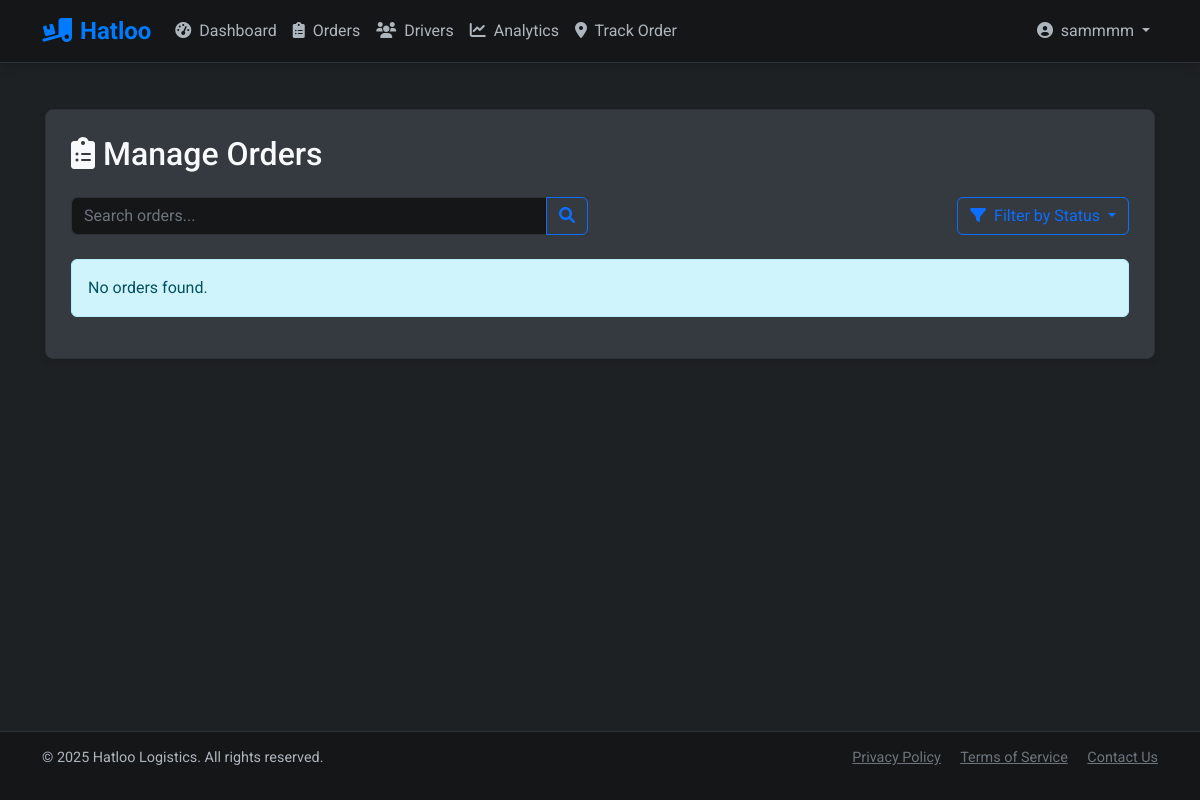
Before: /admin/orders (signed in) with the older database file.
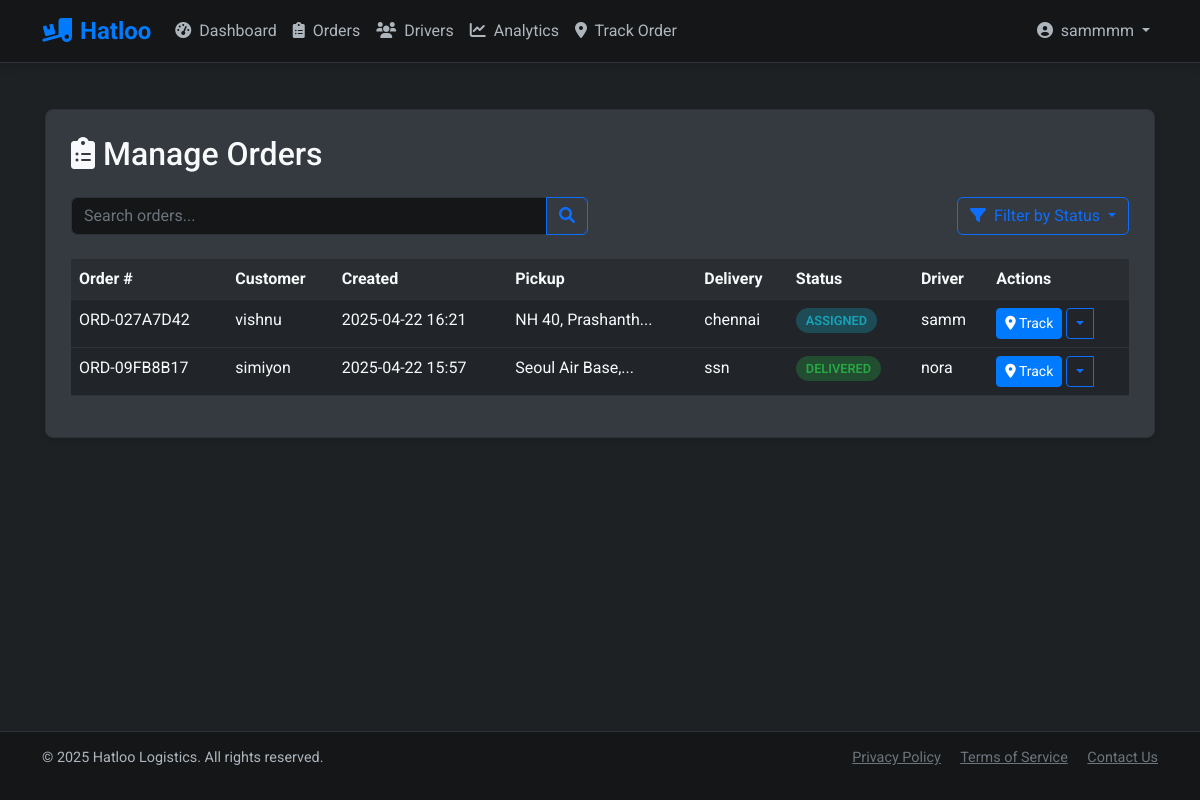
After: the same page with the newer database file.
### models.py (models this page shows, shortened)
class User(UserMixin, db.Model):
    id = db.Column(db.Integer, primary_key=True)
    username = db.Column(db.String(64), unique=True, nullable=False)
    email = db.Column(db.String(120), unique=True, nullable=False)
    password_hash = db.Column(db.String(256), nullable=False)
    role = db.Column(db.String(20), nullable=False, default=ROLE_CUSTOMER)
    created_at = db.Column(db.DateTime, default=datetime.utcnow)
    orders = db.relationship('Order', backref='customer', lazy='dynamic',
                            foreign_keys='Order.customer_id')
    def is_admin(self):
        return self.role == ROLE_ADMIN

class Order(db.Model):
    id = db.Column(db.Integer, primary_key=True)
    customer_id = db.Column(db.Integer, db.ForeignKey('user.id'), nullable=False)
    driver_id = db.Column(db.Integer, db.ForeignKey('driver.id'), nullable=True)
    order_number = db.Column(db.String(20), unique=True, nullable=False)
    pickup_address = db.Column(db.String(255), nullable=False)
    pickup_lat = db.Column(db.Float, nullable=False)
    pickup_lng = db.Column(db.Float, nullable=False)
    delivery_address = db.Column(db.String(255), nullable=False)
    delivery_lat = db.Column(db.Float, nullable=False)
    delivery_lng = db.Column(db.Float, nullable=False)
    package_weight = db.Column(db.Float, nullable=False)
    package_description = db.Column(db.Text, nullable=True)
    status = db.Column(db.String(20), default=STATUS_PENDING)
    created_at = db.Column(db.DateTime, default=datetime.utcnow)
    scheduled_pickup = db.Column(db.DateTime, nullable=True)
    scheduled_delivery = db.Column(db.DateTime, nullable=True)
    actual_pickup = db.Column(db.DateTime, nullable=True)
    actual_delivery = db.Column(db.DateTime, nullable=True)
    statuses = db.relationship('DeliveryStatus', backref='order', lazy='dynamic')
    route = db.relationship('Route', backref='order', uselist=False)

### routes/admin.py (the view)
    def decorated_function(*args, **kwargs):
        if not current_user.is_authenticated or not current_user.is_admin():
            flash('You do not have permission to access this page.', 'danger')
            return redirect(url_for('auth.login'))
        return f(*args, **kwargs)

### routes/admin.py (called while the page is built)
def admin_required(f):
    def decorated_function(*args, **kwargs):
        if not current_user.is_authenticated or not current_user.is_admin():
            flash('You do not have permission to access this page.', 'danger')
            return redirect(url_for('auth.login'))
        return f(*args, **kwargs)
    decorated_function.__name__ = f.__name__
    return login_required(decorated_function)

@admin_bp.route('/orders')
@admin_required
def orders():
    orders = Order.query.order_by(Order.created_at.desc()).all()
    drivers = Driver.query.all()
    return render_template('admin/orders.html', title='Manage Orders', orders=orders, drivers=drivers)

### templates/admin/orders.html (shortened to what this page needs)
{% extends "layout.html" %}
{% block content %}
<div class="content-card">
    <h2 class="mb-4"><i class="fas fa-clipboard-list me-2"></i>Manage Orders</h2>
    <div class="row mb-4">
        <div class="col-md-6">
            <div class="input-group">
                <input type="text" class="form-control" id="orderSearchInput" placeholder="Search orders...">
                <button class="btn btn-outline-primary" type="button">
                    <i class="fas fa-search"></i>
                </button>
            </div>
        </div>
        <div class="col-md-6">
            <div class="d-flex justify-content-end">
                <div class="btn-group">
                    <button type="button" class="btn btn-outline-primary dropdown-toggle" data-bs-toggle="dropdown" aria-expanded="false">
                        <i class="fas fa-filter me-1"></i> Filter by Status
                    </button>
                </div>
            </div>
        </div>
    </div>
    {% if orders %}
    <div class="table-responsive">
        <table class="table table-dark" id="ordersTable">
            <thead>
                <tr>
                    <th>Order #</th>
                    <th>Customer</th>
                    <th>Created</th>
                    <th>Pickup</th>
                    <th>Delivery</th>
                    <th>Status</th>
                    <th>Driver</th>
                    <th>Actions</th>
                </tr>
            </thead>
            <tbody>
                {% for order in orders %}
                <tr data-status="{{ order.status }}" data-order-id="{{ order.id }}">
                    <td>{{ order.order_number }}</td>
                    <td>{{ order.customer.username }}</td>
                    <td>{{ order.created_at.strftime('%Y-%m-%d %H:%M') }}</td>
                    <td>{{ order.pickup_address | truncate(25) }}</td>
                    <td>{{ order.delivery_address | truncate(25) }}</td>
                    <td>
                        <span class="status-badge status-{{ order.status }}">
                            {{ order.status }}
                        </span>
                    </td>
                    <td>
                        {% if order.assigned_driver %}
                            {{ order.assigned_driver.user.username }}
                        {% else %}
                            <span class="text-muted">Not assigned</span>
                        {% endif %}
                    </td>
                    <td>
                        <a href="{{ url_for('orders.track', order_number=order.order_number) }}" class="btn btn-sm btn-primary" target="_blank" style="pointer-events:auto;">
                            <i class="fas fa-map-marker-alt"></i> Track
                        </a>
                        <div class="btn-group">
                            <button type="button" class="btn btn-sm btn-outline-primary dropdown-toggle dropdown-toggle-split" data-bs-toggle="dropdown" aria-expanded="false">
                            </button>
                        </div>
                    </td>
                </tr>
                {% endfor %}
            </tbody>
        </table>
    </div>
    {% else %}
    <div class="alert alert-info">No orders found.</div>
    {% endif %}
</div>
{% endblock %}

### templates/layout.html (shortened to what this page needs)
<!DOCTYPE html>
<html lang="en">
<head>
    <link href="https://cdn.jsdelivr.net/npm/bootstrap@5.2.3/dist/css/bootstrap.min.css" rel="stylesheet">
    <link href="https://cdnjs.cloudflare.com/ajax/libs/font-awesome/6.0.0/css/all.min.css" rel="stylesheet">
    <link rel="stylesheet" href="https://unpkg.com/leaflet@1.7.1/dist/leaflet.css" />
    <link rel="stylesheet" href="{{ url_for('static', filename='css/style.css') }}">
</head>
<body class="dark-mode">
    <nav class="navbar navbar-expand-lg navbar-dark bg-dark">
        <div class="container">
            <a class="navbar-brand" href="{{ url_for('index') }}">
                <i class="fas fa-truck-loading me-2"></i>Hatloo
            </a>
            <div class="collapse navbar-collapse" id="navbarNav">
                <ul class="navbar-nav me-auto">
                    {% if current_user.is_authenticated %}
                        {% if current_user.is_admin() %}
                            <li class="nav-item">
                                <a class="nav-link {% if request.endpoint == 'admin.dashboard' %}active{% endif %}" href="{{ url_for('admin.dashboard') }}">
                                    <i class="fas fa-tachometer-alt me-1"></i> Dashboard
                                </a>
                            </li>
                            <li class="nav-item">
                                <a class="nav-link {% if request.endpoint == 'admin.orders' %}active{% endif %}" href="{{ url_for('admin.orders') }}">
                                    <i class="fas fa-clipboard-list me-1"></i> Orders
                                </a>
                            </li>
                            <li class="nav-item">
                                <a class="nav-link {% if request.endpoint == 'admin.drivers' %}active{% endif %}" href="{{ url_for('admin.drivers') }}">
                                    <i class="fas fa-users me-1"></i> Drivers
                                </a>
                            </li>
                            <li class="nav-item">
                                <a class="nav-link {% if request.endpoint == 'analytics.dashboard' %}active{% endif %}" href="{{ url_for('analytics.dashboard') }}">
                                    <i class="fas fa-chart-line me-1"></i> Analytics
                                </a>
                            </li>
                        {% endif %}
                    {% endif %}
                    <li class="nav-item">
                        <a class="nav-link {% if request.endpoint == 'orders.track' %}active{% endif %}" href="{{ url_for('orders.track') }}">
                            <i class="fas fa-map-marker-alt me-1"></i> Track Order
                        </a>
                    </li>
                </ul>
                <ul class="navbar-nav">
                    {% if current_user.is_authenticated %}
                        <li class="nav-item dropdown">
                            <a class="nav-link dropdown-toggle" href="#" id="navbarDropdown" role="button" data-bs-toggle="dropdown" aria-expanded="false">
                                <i class="fas fa-user-circle me-1"></i> {{ current_user.username }}
                            </a>
                        </li>
                    {% endif %}
                </ul>
            </div>
        </div>
    </nav>
    <div class="container main-container">
        {% block content %}{% endblock %}
    </div>
    <footer class="footer">
        <div class="container">
            <div class="row">
                <div class="col-md-6 text-center text-md-start">
                    <p>&copy; 2025 Hatloo Logistics. All rights reserved.</p>
                </div>
                <div class="col-md-6 text-center text-md-end">
                    <a href="#" class="text-muted me-3">Privacy Policy</a>
                    <a href="#" class="text-muted me-3">Terms of Service</a>
                    <a href="#" class="text-muted">Contact Us</a>
                </div>
            </div>
        </div>
    </footer>
</body>
</html>

### static/css/style.css (style rules this page uses)
:root { --primary: #007bff; --secondary: #6c757d; --success: #28a745; --danger: #dc3545; --warning: #ffc107; --info: #17a2b8; --dark: #1e2124; --darker: #141618; --light-gray: #343a40; --medium-gray: #2a2e33; --text-primary: #f8f9fa; --text-secondary: #adb5bd; --border-color: #2d3238; }
body { background-color: var(--dark); color: var(--text-primary); font-family: 'Roboto', sans-serif; margin: 0; padding: 0; min-height: 100vh; display: flex; flex-direction: column; }
.navbar { background-color: var(--darker) !important; border-bottom: 1px solid var(--border-color); box-shadow: 0 2px 10px rgba(0, 0, 0, 0.2); }
.navbar-brand { font-weight: 700; font-size: 1.5rem; color: var(--primary) !important; }
.navbar-dark .navbar-nav .nav-link { color: var(--text-secondary); transition: color 0.3s; }
.main-container { flex: 1; padding: 30px 15px; }
.content-card { background-color: var(--light-gray); border-radius: 8px; border: 1px solid var(--border-color); padding: 25px; margin-bottom: 25px; box-shadow: 0 4px 6px rgba(0, 0, 0, 0.1); }
.form-control { background-color: var(--darker); border: 1px solid var(--border-color); color: var(--text-primary); }
.btn-primary { background-color: var(--primary); border-color: var(--primary); }
.table { color: var(--text-primary); }
.table-dark { background-color: var(--light-gray); }
.table-dark thead th { background-color: var(--medium-gray); border-color: var(--border-color); }
.table-dark tbody td { border-color: var(--border-color); }
.status-badge { padding: 5px 10px; border-radius: 30px; font-size: 0.8rem; font-weight: 600; text-transform: uppercase; }
.status-assigned { background-color: #17a2b850; color: #17a2b8; }
.status-delivered { background-color: #28a74550; color: #28a745; }
footer { background-color: var(--darker); border-top: 1px solid var(--border-color); padding: 15px 0; text-align: center; font-size: 0.9rem; color: var(--text-secondary); margin-top: auto; }

Changed rows visible on the page:
added Order: order_number "ORD-027A7D42", customer.username "vishnu", created_at "2025-04-22 16:21", pickup_address "NH 40, Prashanth...", delivery_address "chennai", status "ASSIGNED", assigned_driver.user.username "samm"
added Order: order_number "ORD-09FB8B17", customer.username "simiyon", created_at "2025-04-22 15:57", pickup_address "Seoul Air Base,...", delivery_address "ssn", status "DELIVERED", assigned_driver.user.username "nora"
Other visible differences:
text no longer shown: "No orders found."
text now shown: "Order # Customer Created Pickup Delivery Status Driver Actions"
